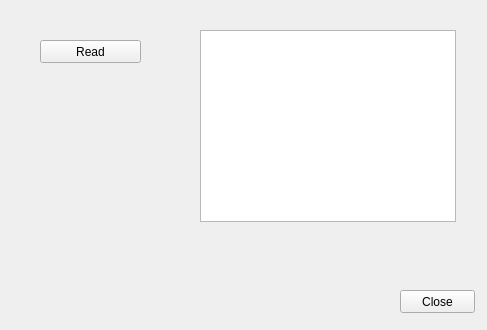
<?xml version="1.0" encoding="UTF-8"?>
<ui version="4.0">
 <class>DysplayLogs</class>
 <widget class="QWidget" name="DysplayLogs">
  <property name="geometry">
   <rect>
    <x>0</x>
    <y>0</y>
    <width>487</width>
    <height>330</height>
   </rect>
  </property>
  <property name="windowTitle">
   <string>Form</string>
  </property>
  <widget class="QListView" name="listView">
   <property name="geometry">
    <rect>
     <x>200</x>
     <y>30</y>
     <width>256</width>
     <height>192</height>
    </rect>
   </property>
  </widget>
  <widget class="QPushButton" name="pushButton">
   <property name="geometry">
    <rect>
     <x>400</x>
     <y>290</y>
     <width>75</width>
     <height>23</height>
    </rect>
   </property>
   <property name="text">
    <string>Close</string>
   </property>
  </widget>
  <widget class="QPushButton" name="pushButton_2">
   <property name="geometry">
    <rect>
     <x>40</x>
     <y>40</y>
     <width>101</width>
     <height>23</height>
    </rect>
   </property>
   <property name="text">
    <string>Read</string>
   </property>
  </widget>
 </widget>
 <resources/>
 <connections/>
</ui>
